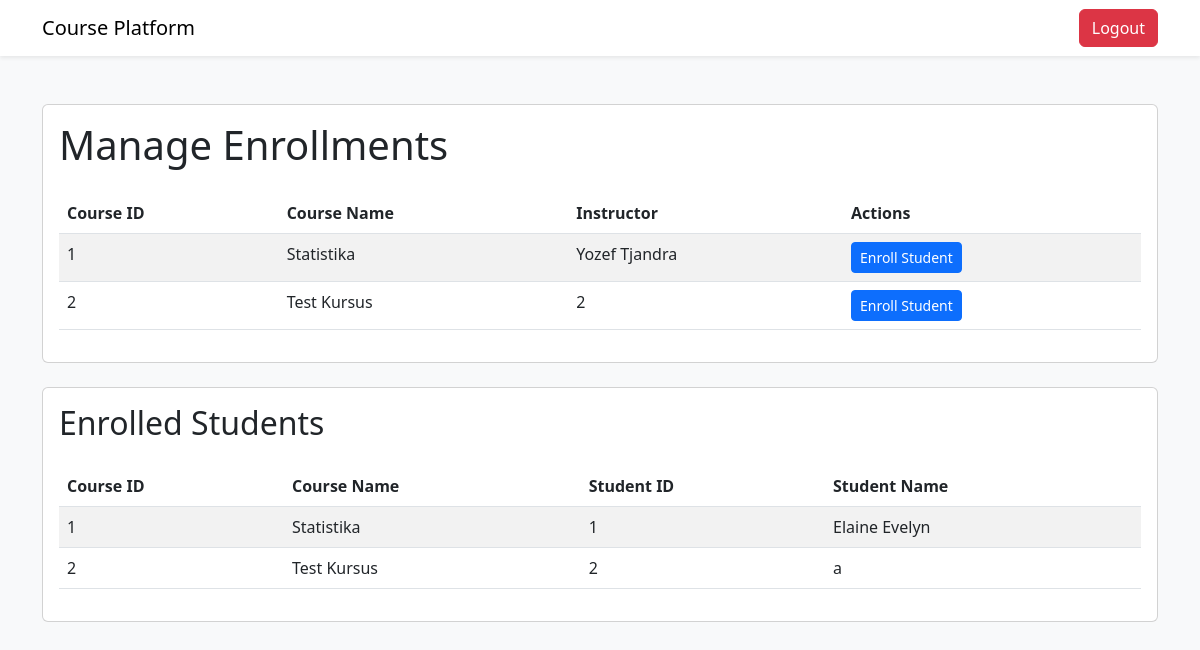
Page /admin/manage-enrollments (signed in) on the earlier database version.
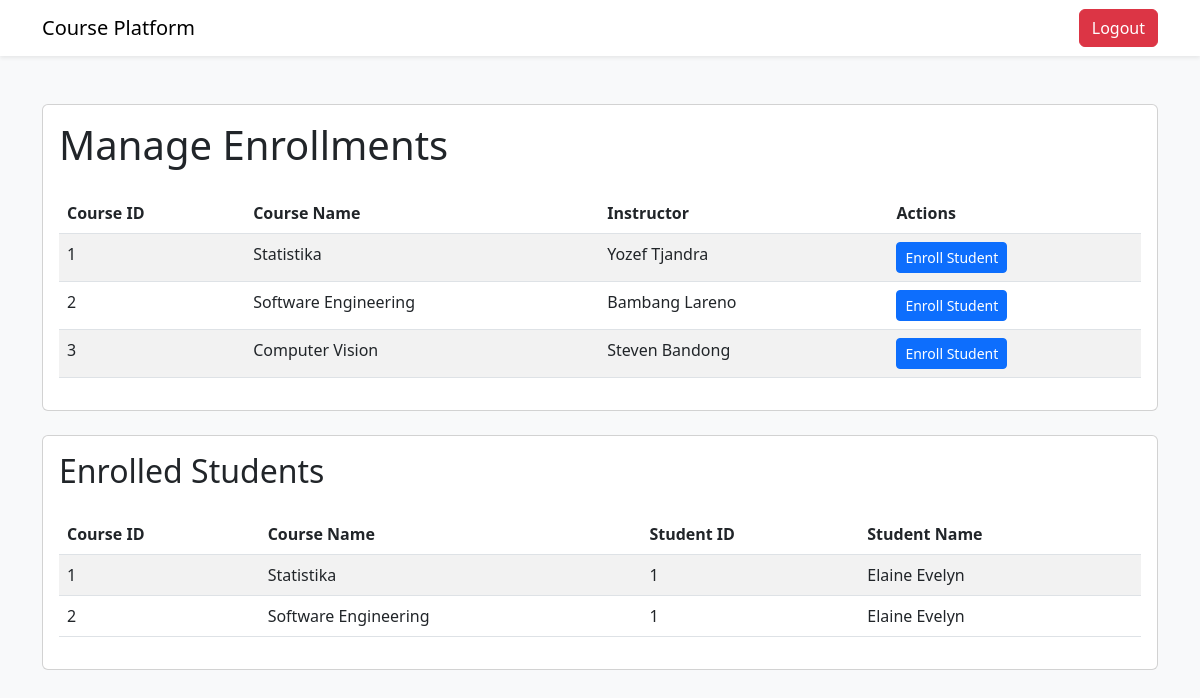
Same page on the later database version.
### tables this page shows
CREATE TABLE kursus (
                id_kursus INTEGER PRIMARY KEY AUTOINCREMENT,
                id_instruktur INTEGER,
                nama_kursus TEXT NOT NULL,
                harga_kursus INT NOT NULL,
                FOREIGN KEY (id_instruktur) REFERENCES instruktur(id_instruktur)
            );

CREATE TABLE instruktur (
                id_instruktur INTEGER PRIMARY KEY AUTOINCREMENT,
                nama_instruktur TEXT NOT NULL,
                email TEXT NOT NULL,
                password TEXT NOT NULL
            );

CREATE TABLE peserta_has_kursus (
                id_peserta INTEGER,
                id_kursus INTEGER,
                FOREIGN KEY (id_peserta) REFERENCES peserta(id_peserta),
                FOREIGN KEY (id_kursus) REFERENCES kursus(id_kursus)
            );

CREATE TABLE peserta (
                id_peserta INTEGER PRIMARY KEY AUTOINCREMENT,
                email TEXT NOT NULL,
                nama_peserta TEXT NOT NULL,
                password TEXT NOT NULL,
                no_telpon TEXT NOT NULL,
                alamat TEXT NOT NULL,
                kota TEXT NOT NULL,
                provinsi TEXT NOT NULL,
                kode_pos INT NOT NULL,
                negara TEXT NOT NULL
            );

### features/auth.py (the view)
    def manage_enrollments(self):
        if not session.get('email') and session.get('role') != 'admin':
            return redirect('/login_admin')
        courses = query_db('SELECT * FROM kursus INNER JOIN instruktur ON kursus.id_instruktur = instruktur.id_instruktur')
        enrollments = query_db('SELECT * FROM peserta_has_kursus INNER JOIN peserta ON peserta_has_kursus.id_peserta = peserta.id_peserta INNER JOIN kursus ON peserta_has_kursus.id_kursus = kursus.id_kursus ORDER BY peserta_has_kursus.id_kursus, peserta_has_kursus.id_peserta')
        return render_template('manage_enrollments_page.html', enrollments=enrollments, courses=courses)

### database.py (called while the page is built)
def get_db():
    db = getattr(g, '_database', None)
    if db is None:
        db = g._database = sqlite3.connect(DATABASE)
        db.row_factory = sqlite3.Row
    return db

def query_db(query, args=(), one=False):
    cur = get_db().execute(query, args)
    rv = cur.fetchall()
    cur.close()
    get_db().commit()
    return (rv[0] if rv else None) if one else rv

### templates/manage_enrollments_page.html (shortened to what this page needs)
<!DOCTYPE html>
<html lang="en">
<head>
    <link href="https://cdn.jsdelivr.net/npm/bootstrap@5.3.0/dist/css/bootstrap.min.css" rel="stylesheet">
</head>
<body class="bg-light">
    <nav class="navbar navbar-expand-lg navbar-light bg-white shadow-sm">
        <div class="container">
            <a class="navbar-brand" href="/admin">Course Platform</a>
            <div class="d-flex">
                <a href="/logout" class="btn btn-danger">Logout</a>
            </div>
        </div>
    </nav>
    <div class="container py-5">
        <div class="card mb-4">
            <div class="card-body">
                <h1 class="card-title mb-4">Manage Enrollments</h1>
                <table class="table table-striped">
                    <thead>
                        <tr>
                            <th>Course ID</th>
                            <th>Course Name</th>
                            <th>Instructor</th>
                            <th>Actions</th>
                        </tr>
                    </thead>
                    <tbody>
                        {% for course in courses %}
                        <tr>
                            <td>{{ course.id_kursus }}</td>
                            <td>{{ course.nama_kursus }}</td>
                            <td>{{ course.nama_instruktur }}</td>
                            <td>
                                <a href="/admin/enroll-student/{{ course.id_kursus }}"
                                    class="btn btn-sm btn-primary">Enroll Student</a>
                            </td>
                        </tr>
                        {% endfor %}
                    </tbody>
                </table>
            </div>
        </div>
        <div class="card">
            <div class="card-body">
                <h2 class="card-title mb-4">Enrolled Students</h2>
                <table class="table table-striped">
                    <thead>
                        <tr>
                            <th>Course ID</th>
                            <th>Course Name</th>
                            <th>Student ID</th>
                            <th>Student Name</th>
                        </tr>
                    </thead>
                    <tbody>
                        {% for enrollment in enrollments %}
                        <tr>
                            <td>{{ enrollment.id_kursus }}</td>
                            <td>{{ enrollment.nama_kursus }}</td>
                            <td>{{ enrollment.id_peserta }}</td>
                            <td>{{ enrollment.nama_peserta }}</td>
                        </tr>
                        {% endfor %}
                    </tbody>
                </table>
            </div>
        </div>
    </div>
</body>
</html>

Differences in the rows shown:
changed kursus id 2: nama_kursus "Test Kursus" → "Software Engineering"; nama_instruktur "2" → "Bambang Lareno"
added kursus: id_kursus "3", nama_kursus "Computer Vision", nama_instruktur "Steven Bandong"
changed peserta_has_kursus: nama_kursus "Test Kursus" → "Software Engineering"; id_peserta "2" → "1"; nama_peserta "a" → "Elaine Evelyn"
